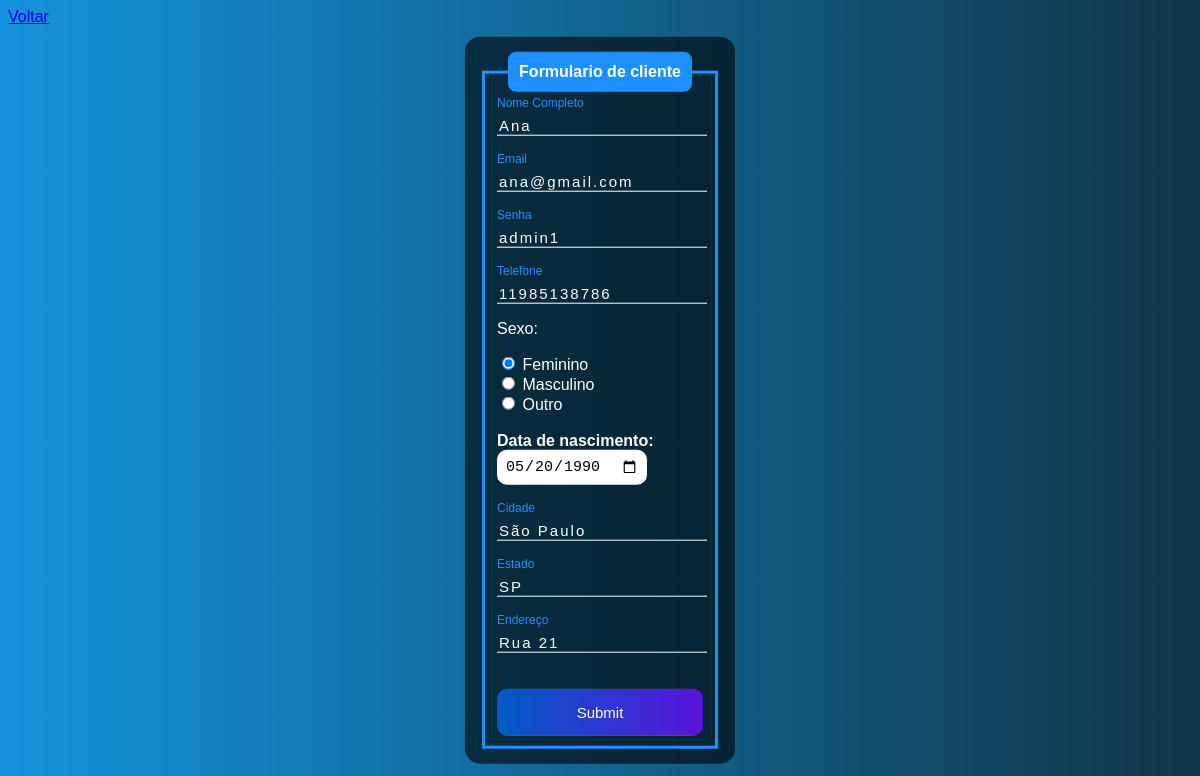
The page /edit.php?id=7 on the database its author committed.
### tables this page shows
CREATE TABLE `usuarios` (
  `id` int(11) NOT NULL,
  `nome` varchar(30) NOT NULL,
  `email` varchar(45) NOT NULL,
  `senha` varchar(45) NOT NULL,
  `telefone` varchar(11) NOT NULL,
  `sexo` varchar(15) NOT NULL,
  `endereco` varchar(45) NOT NULL,
  `data_nasc` date NOT NULL,
  `estado` varchar(45) NOT NULL,
  `cidade` varchar(45) NOT NULL
);

### edit.php (the view, shortened to what this page needs)
<?php
    if(!empty($_GET['id'])){
        include_once('config.php');
        $id = $_GET['id'];
        $sqlSelect = "SELECT * FROM usuarios WHERE id=$id";
        $result = $conexao->query($sqlSelect);
        if($result ->num_rows > 0){
            while($user_data = mysqli_fetch_assoc($result)){
            $nome = $user_data['nome'];
            $email = $user_data['email'];
            $senha = $user_data['senha'];
            $telefone = $user_data['telefone'];
            $sexo = $user_data['sexo'];
            $endereco = $user_data['endereco'];
            $data_nasc = $user_data['data_nasc'];
            $estado = $user_data['estado'];
            $cidade = $user_data['cidade'];
            }
        }
        else
        {
            header('Location: sistema.php');
        }
    }else{
        header('Location: sistema.php');
    }
?>
<!DOCTYPE html>
<html lang="en">
<head>
    <link rel="stylesheet" href="css/edit.css">
</head>
<body>
<a href="sistema.php">Voltar</a>
    <div class="box">
        <form action="saveEdit.php" method="post">
            <fieldset>
                <legend><b>Formulario de cliente</b></legend>
                <br>
                <div class="inputBox">
                    <input type="text" name="nome" id="nome" value="<?php  echo $nome?>" class="inputUser" required>
                    <label for="nome" class="labelInput">Nome Completo</label>
                </div>
                <br><br>
                <div class="inputBox">
                    <input type="text" name="email" id="email" value="<?php  echo $email?>" class="inputUser" required>
                    <label for="email" class="labelInput">Email</label>
                </div>
                <br><br>
                <div class="inputBox">
                    <input type="text" name="senha" id="senha" value="<?php  echo $senha?>" class="inputUser" required>
                    <label for="senha" class="labelInput">Senha</label>
                </div>
                <br><br>
                <div class="inputBox">
                    <input type="tel" name="telefone" id="telefone" value="<?php  echo $telefone?>" class="inputUser" required>
                    <label for="telefone" class="labelInput">Telefone</label>
                </div>
                <p>Sexo:</p>
                <input type="radio" id="feminino" name="genero" value="feminino" <?php echo ($sexo == 'feminino') ? 'checked' : '';?> required>
                <label for="feminino">Feminino</label>
                <br>
                <input type="radio" id="masculino" name="genero" value="masculino" <?php echo ($sexo == 'masculino') ? 'checked' : '';?> required>
                <label for="masculino">Masculino</label>
                <br>
                <input type="radio" id="outro" name="genero" value="outro" <?php echo ($sexo == 'outro') ? 'checked' : '';?> required>
                <label for="outro">Outro</label>
                <br>
                <br>
                    <label for="data_nascimento"><b>Data de nascimento:</b> </label>
                    <input type="date" name="data_nascimento" id="data_nascimento" value="<?php  echo $data_nasc?>" required>
                <br><br><br>
                <div class="inputBox">
                    <input type="text" name="cidade" id="cidade" value="<?php  echo $cidade?>" class="inputUser" required>
                    <label for="cidade" class="labelInput">Cidade</label>
                </div>
                <br><br>
                <div class="inputBox">
                    <input type="text" name="estado" id="estado" value="<?php  echo $estado?>" class="inputUser" required>
                    <label for="estado" class="labelInput">Estado</label>
                </div>
                <br><br>
                <div class="inputBox">
                    <input type="text" name="endereco" id="endereco" value="<?php  echo $endereco?>" class="inputUser" required>
                    <label for="endereco" class="labelInput">Endereço</label>
                </div>
                <br><br>
                <input type="submit" name="update" id="update">
            </fieldset>
        </form>
    </div>
</body>
</html>

### css/edit.css (style rules this page uses)
body { font-family: Arial, Helvetica, sans-serif; background-image: linear-gradient(to right, rgb(20,147,220), rgb(17,54,71)); }
.box { position: absolute; top: 50%; left: 50%; transform: translate(-50%, -50%); background-color: rgba(0, 0, 0, 0.6); padding: 15px; border-radius: 15px; width: 20%; color: white; }
fieldset { border: 3px solid dodgerblue; }
legend { border: 1px solid dodgerblue; padding: 10px; text-align: center; background-color: dodgerblue; border-radius: 8px; }
.inputBox { position: relative; }
.inputUser { background: none; border: none; border-bottom: 1px solid white; outline: none; color: white; font-size: 15px; width: 100%; letter-spacing: 2px; }
.labelInput { position: absolute; top: 0px; left: 0px; pointer-events: none; transition: .5px; }
.inputUser:focus ~ .labelInput, .inputUser:valid ~ .labelInput { top: -20px; font-size: 12px; color: dodgerblue; }
#data_nascimento { border: none; padding: 8px; border-radius: 10px; outline: none; font-size: 15px; }
#update { background-image: linear-gradient(to right, rgb(0,92,197), rgb(90,20,220)); width: 100%; border: none; padding: 15px; color: white; font-size: 15px; cursor: pointer; border-radius: 10px; }

### rows shown on the page
usuarios: nome "Ana", email "ana@gmail.com", senha "admin1", telefone "11985138786", sexo "☑ Feminino", sexo "☐ Masculino", sexo "☐ Outro", data_nascimento "05/20/1990", cidade "São Paulo", estado "SP", endereco "Rua 21"
